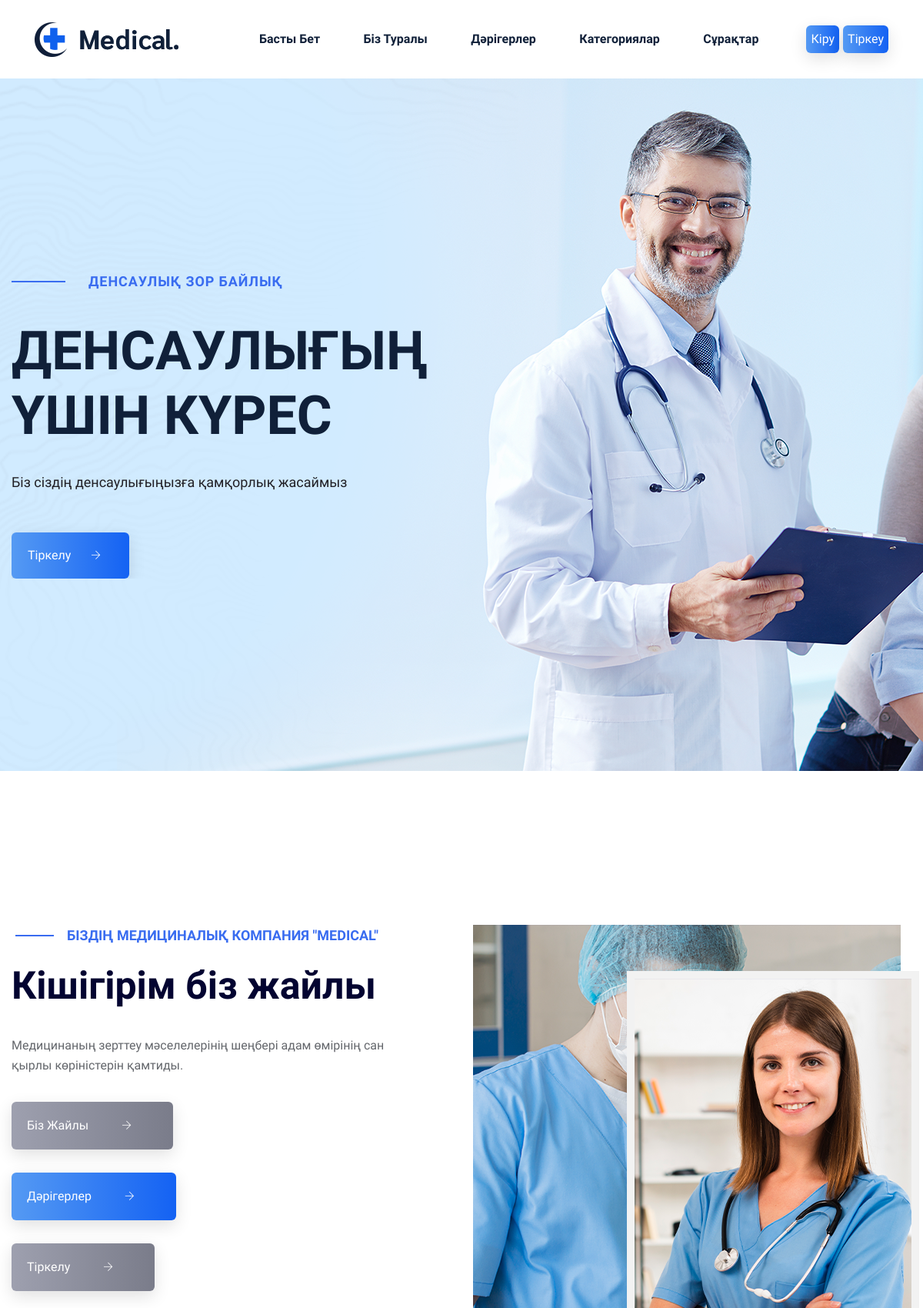
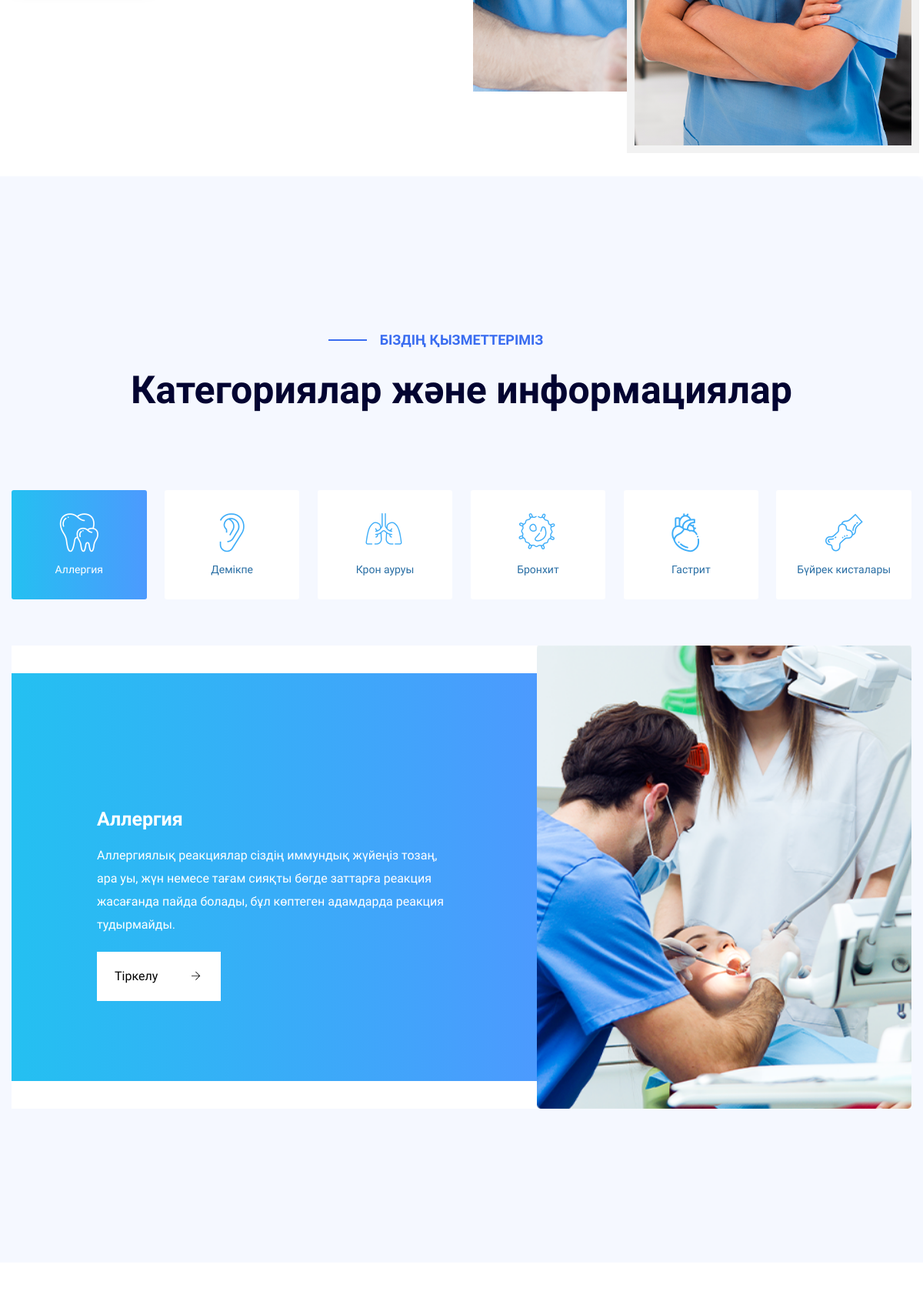
The page / (upper part) on the database its author committed (2 pictures, top to bottom).
### main/models.py (models this page shows, shortened)
class Category(models.Model):
    name = models.CharField(max_length=200, blank=True)
    logo_icon = models.CharField(max_length=200, blank=True)
    text = models.CharField(max_length=200, blank=True)

### main/views.py (the view, shortened to what this page needs)
# urls.py: path('', indexHandler),
def indexHandler(request):
    user_id = request.session.get('user_id', None)
    active_user = None
    if user_id:
        active_user = SiteUser.objects.get(id=int(user_id))
    recent_post = History.objects.filter(recent_post=True)[:4]
    doctors = Doctor.objects.all()
    categories = Category.objects.all()
    return render(request, 'index.html', {
        'user_id': user_id,
        'active_user': active_user,
        'recent_post': recent_post,
        'doctors': doctors,
        'categories': categories,
    })

### templates/index.html (shortened to what this page needs)
{% extends 'base.html' %}
{% block content %}
<main>
    <div class="slider-area position-relative">
        <div class="slider-active">
            <div class="single-slider slider-height d-flex align-items-center">
                <div class="container">
                    <div class="row">
                        <div class="col-xl-7 col-lg-9 col-md-8 col-sm-9">
                            <div class="hero__caption">
                                <span>Денсаулық зор байлық</span>
                                <h1 class="cd-headline letters scale">Денсаулығың үшін күрес
                                </h1>
                                <p data-animation="fadeInLeft" data-delay="0.1s">Біз сіздің денсаулығыңызға қамқорлық жасаймыз</p>
                                <a href="#appointment" class="btn hero-btn" data-animation="fadeInLeft"
                                   data-delay="0.5s">Тіркелу<i class="ti-arrow-right"></i></a>
                            </div>
                        </div>
                    </div>
                </div>
            </div>
        </div>
    </div>
    <div class="about-area section-padding2">
        <div class="container">
            <div class="row">
                <div class="col-lg-6 col-md-10">
                    <div class="about-caption mb-50">
                        <div class="section-tittle section-tittle2 mb-35">
                            <span>Біздің медициналық компания "Medical"</span>
                            <h2>Кішігірім біз жайлы</h2>
                        </div>
                        <p>Медицинаның зерттеу мәселелерінің шеңбері адам өмірінің сан қырлы көріністерін қамтиды. </p>
                        <div class="about-btn1 mb-30">
                            <a href="/about/" class="btn about-btn2">Біз жайлы<i class="ti-arrow-right"></i></a>
                        </div>
                        <div class="about-btn1 mb-30">
                            <a href="/doctors/" class="btn about-btn">Дәрігерлер<i class="ti-arrow-right"></i></a>
                        </div>
                        <div class="about-btn1 mb-30">
                            <a href="#appointment" class="btn about-btn2">Тіркелу<i class="ti-arrow-right"></i></a>
                        </div>
                    </div>
                </div>
                <div class="col-lg-6 col-md-12">
                    <div class="about-img ">
                        <div class="about-font-img d-none d-lg-block">
                        </div>
                        <div class="about-back-img ">
                            <img src="static/img/gallery/about1.png" alt="">
                        </div>
                    </div>
                </div>
            </div>
        </div>
    </div>
    <div class="department_area section-padding2">
        <div class="container">
            <div class="row">
                <div class="col-lg-12">
                    <div class="section-tittle text-center mb-100">
                        <span>Біздің қызметтеріміз</span>
                        <h2>Категориялар және информациялар</h2>
                    </div>
                </div>
            </div>
            <div class="row">
                <div class="col-lg-12">
                    <div class="depart_ment_tab mb-30">
                        <ul class="nav" id="myTab" role="tablist">
                            {% for c in categories %}
                                <li class="nav-item">
                                <a class="nav-link {% if forloop.first %}  active {% endif %}" id="home-tab" data-toggle="tab" href="#{{ forloop.counter0 }}" role="tab"
                                   aria-controls="home" aria-selected="true">
                                    <i class="{{ c.logo_icon }}"></i>
                                    <h4>{{ c.name }}</h4>
                                </a>
                            </li>
                            {% endfor %}
                        </ul>
                    </div>
                </div>
            </div>
            <div class="dept_main_info white-bg">
                <div class="tab-content" id="myTabContent">
                    {% for c in categories %}
                        <div class="tab-pane fade {% if forloop.first %} show active {% endif %}" id="{{ forloop.counter0 }}" role="tabpanel" aria-labelledby="home-tab">
                        <div class="row align-items-center no-gutters">
                            <div class="col-lg-7">
                                <div class="dept_info">
                                    <h3>{{ c.name }}</h3>
                                    <p>{{ c.text }}</p>
                                    <a href="#appointment" class="dep-btn">Тіркелу<i class="ti-arrow-right"></i></a>
                                </div>
                            </div>
                            <div class="col-lg-5">
                                <div class="dept_thumb">
                                    <img src="static/img/gallery/department_man.png" alt="">
                                </div>
                            </div>
                        </div>
                    </div>
                    {% endfor %}
                </div>
            </div>
        </div>
    </div>
    <div class="gallery-area section-padding30">
    </div>
</main>
{% endblock %}

### templates/base.html (shortened to what this page needs)
<!DOCTYPE html>
<html class="no-js" lang="zxx">
<head>
    <link rel="stylesheet" href="/static/css/bootstrap.min.css">
    <link rel="stylesheet" href="/static/css/owl.carousel.min.css">
    <link rel="stylesheet" href="/static/css/slicknav.css">
    <link rel="stylesheet" href="/static/css/flaticon.css">
    <link rel="stylesheet" href="/static/css/gijgo.css">
    <link rel="stylesheet" href="/static/css/animate.min.css">
    <link rel="stylesheet" href="/static/css/animated-headline.css">
    <link rel="stylesheet" href="/static/css/magnific-popup.css">
    <link rel="stylesheet" href="/static/css/fontawesome-all.min.css">
    <link rel="stylesheet" href="/static/css/themify-icons.css">
    <link rel="stylesheet" href="/static/css/slick.css">
    <link rel="stylesheet" href="/static/css/nice-select.css">
    <link rel="stylesheet" href="/static/css/style.css">
</head>
<body>
<header>
    <div class="header-area">
        <div class="main-header header-sticky">
            <div class="container-fluid">
                <div class="row align-items-center">
                    <div class="col-xl-2 col-lg-2 col-md-1">
                        <div class="logo">
                            <a href="index.html"><img src="/static/img/logo/logo.png" alt=""></a>
                        </div>
                    </div>
                    <div class="col-xl-10 col-lg-10 col-md-10">
                        <div class="menu-main d-flex align-items-center justify-content-end">
                            <div class="main-menu f-right d-none d-lg-block">
                                <nav>
                                    <ul id="navigation">
                                        <li><a href="/">Басты бет</a></li>
                                        <li><a href="/about/">Біз туралы</a></li>
                                        <li><a href="/doctors/">Дәрігерлер</a></li>
                                        <li><a href="/category/">Категориялар</a></li>
                                        <li><a href="/question/">Сұрақтар</a></li>
                                    </ul>
                                </nav>
                            </div>
                            {% if active_user %}
                                <a href="profile/edit" style="margin-left: 5px; padding: 6px;" class="btn btn-outline-success">{{ active_user.last_name }} {{ active_user.first_name }} {% if not active_user.last_name and not active_user.first_name %}{{ active_user.phone }} {{ active_user.email }} {% endif %}</a>
                                <a href="/logout" style="margin-left: 5px; padding: 6px;" class="btn btn-outline-danger">Шығу</a>
                            {% else %}
                                <a href="/login" style="margin-left: 5px; padding: 6px;" class="btn btn-outline-success">Кіру</a>
                                <a href="/register" style="margin-left: 5px; padding: 6px;" class="btn btn-outline-danger">Тіркеу</a>
                            {% endif %}
                        </div>
                    </div>
                    <div class="col-12">
                    </div>
                </div>
            </div>
        </div>
    </div>
</header>
{% block content %}
{% endblock %}
</body>
</html>

### rows shown on the page
Category: name "Аллергия", text "Аллергиялық реакциялар сіздің иммундық жүйеңіз тозаң, ара уы, жүн немесе тағам сияқты бөгде заттарға реакция жасағанда пайда болады, бұл көптеген адамдарда реакция тудырмайды."
Category: name "Демікпе"
Category: name "Крон ауруы"
Category: name "Бронхит"
Category: name "Гастрит"
Category: name "Бүйрек кисталары"
